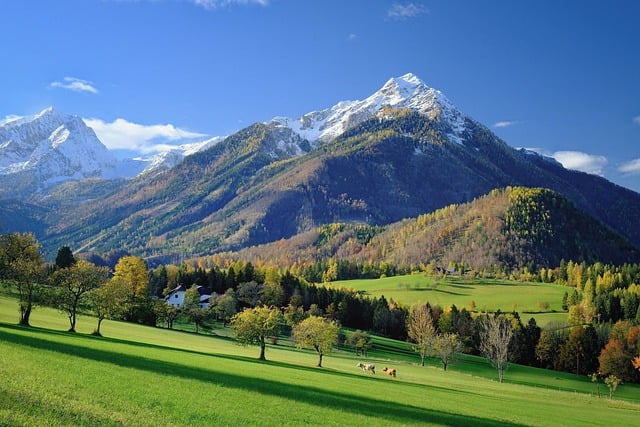
#> input picture gunung.jpg, 640 x 427 px, found by its file name
$ python mirror_V.py
#> lines starting #> are read from the running program, lines starting #| are printed output that depends on the picture
import numpy as np
import imageio as img
import matplotlib.pyplot as plt

# gambar
image = img.imread('D:\\gunung.jpg')
#> image is the input picture: shape (427, 640, 3); mean R, G, B 88.2, 116.1, 122.8

# Membuat mirror vertikal
mirrored_image = np.flip(image, axis=0)
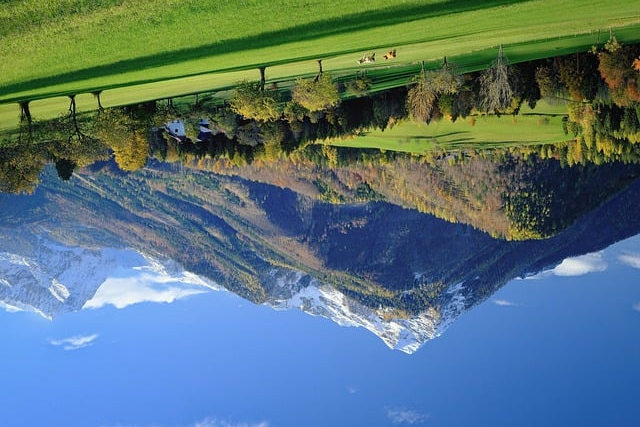
#> mirrored_image: shape (427, 640, 3); mean R, G, B 88.2, 116.1, 122.8

# Menampilkan hasil
plt.figure(figsize=(10, 5))
plt.subplot(1, 2, 1)
plt.title("Original Image")
plt.imshow(image)

plt.subplot(1, 2, 2)
plt.title("Mirrored Vertical")
plt.imshow(mirrored_image)

plt.show()
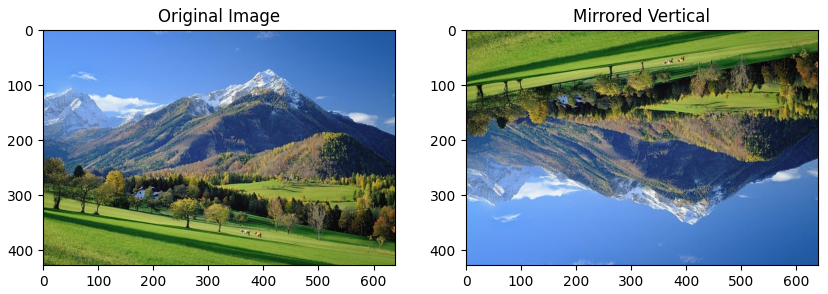
#> figure drawn by matplotlib, 2 panels
